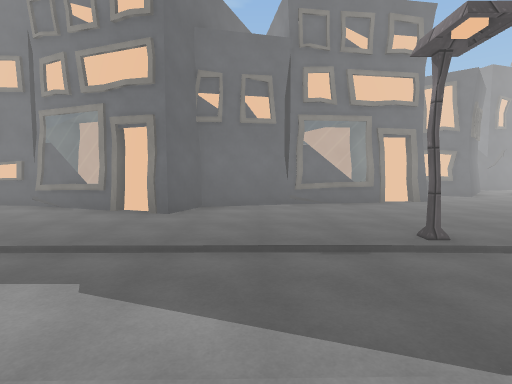
[1] (above)

22 first-person views from a walk through a scene from a Unity 3-D project. The camera is 1.5 m above the floor, tilts 4° down and sees 80° across. The floor is counted in squares, 2 m on a side. Each view is taken from the middle of a square. On the plan, view 1 faces up. The plan holds only what a view shows up to about 10 squares ahead; the rest is blank. The place goes on beyond the plan. Some animated figures are left out. Some surface patterns are stand-ins.

[2]
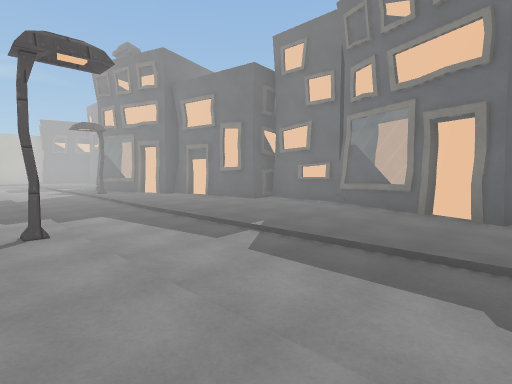

[3]
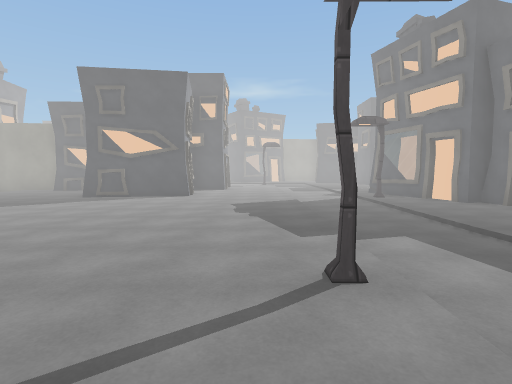

[4]
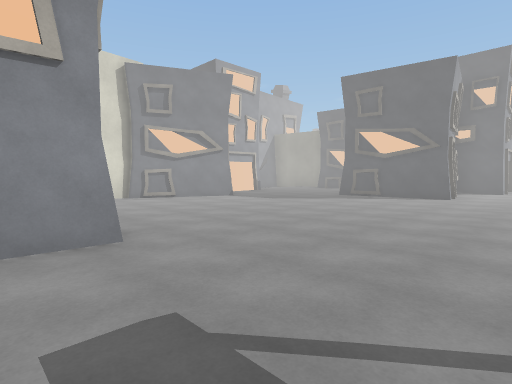

[5]
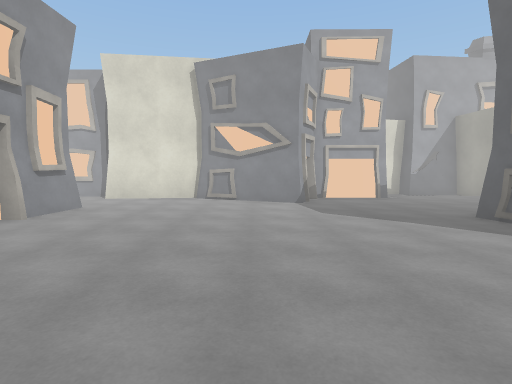

[6]
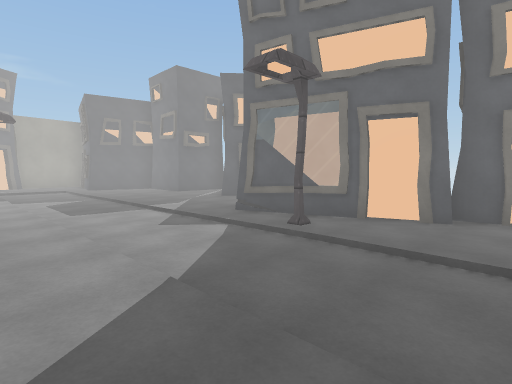

[7]
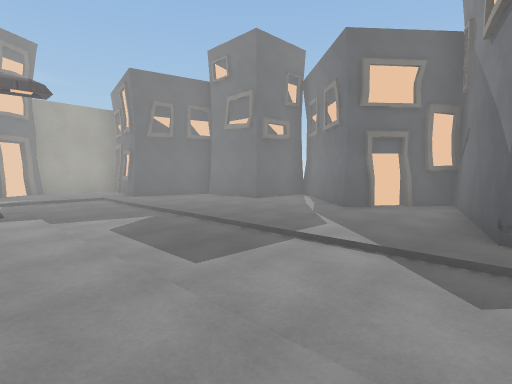

[8]
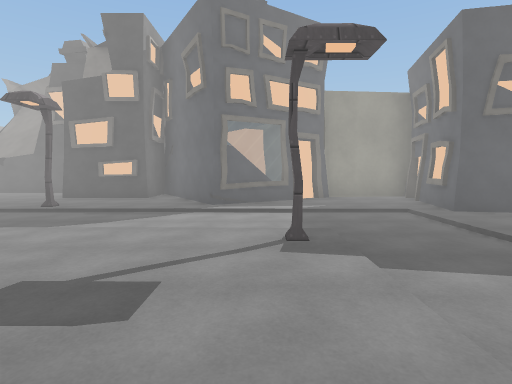

[9]
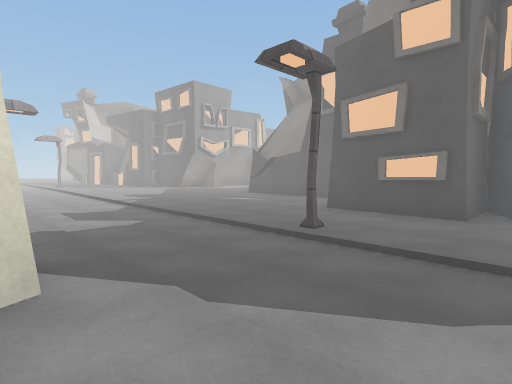

[10]
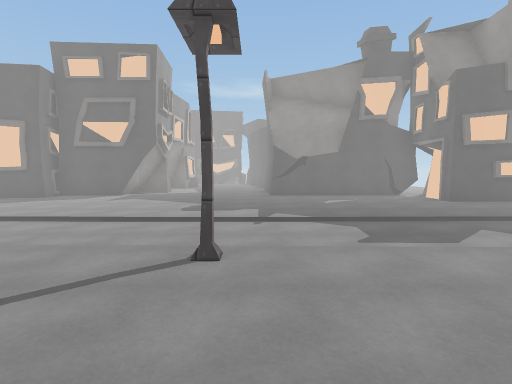

[11]
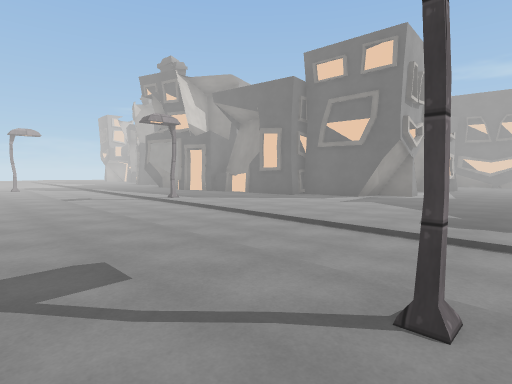

[12]
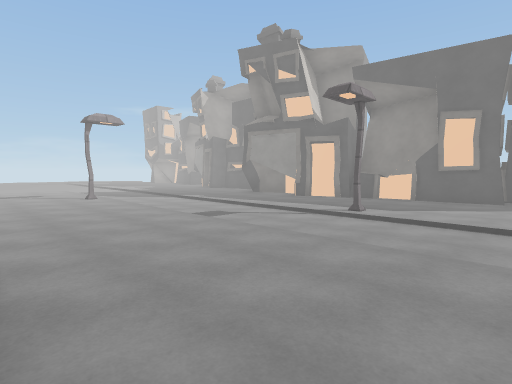

[13]
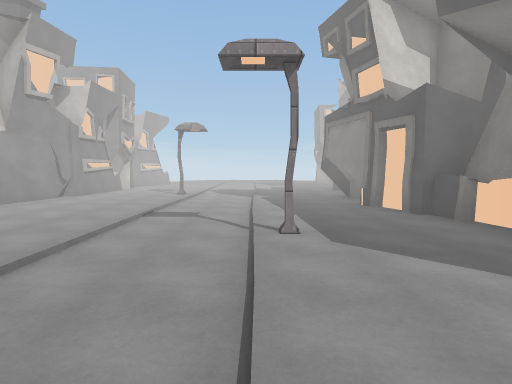

[14]
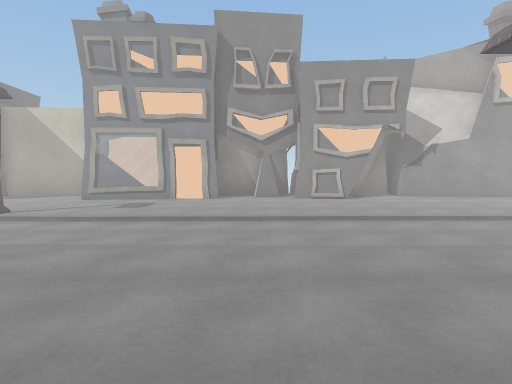

[15]
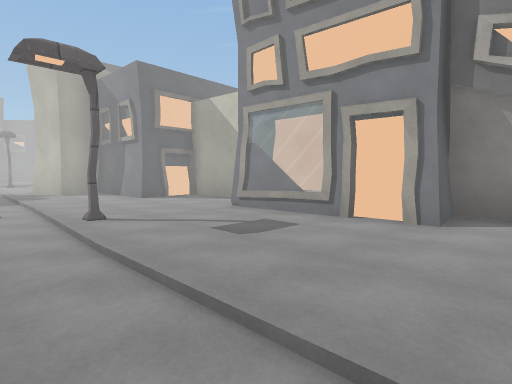

[16]
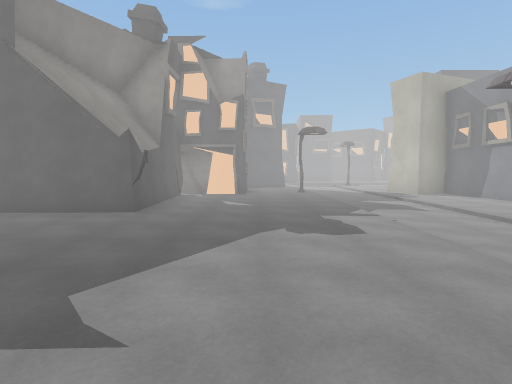

[17]
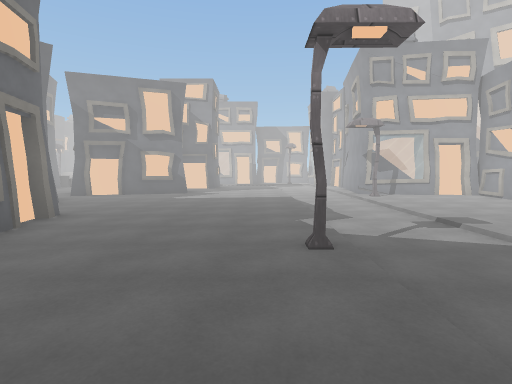

[18]
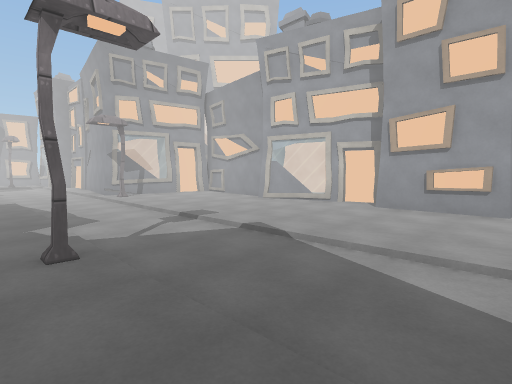

[19]
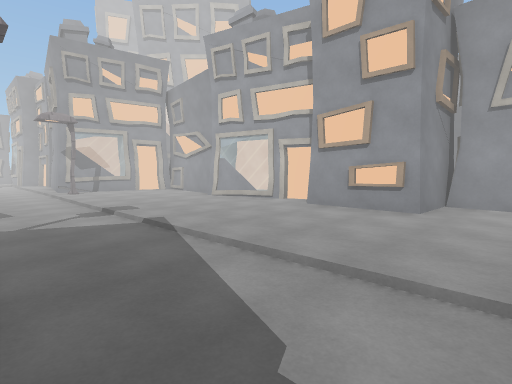

[20]
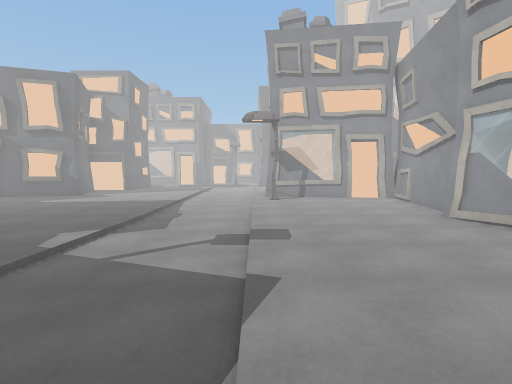

[21]
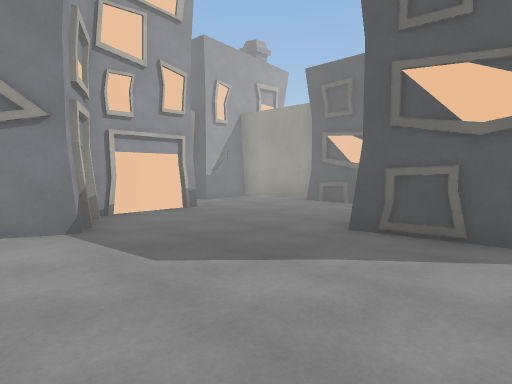

[22]
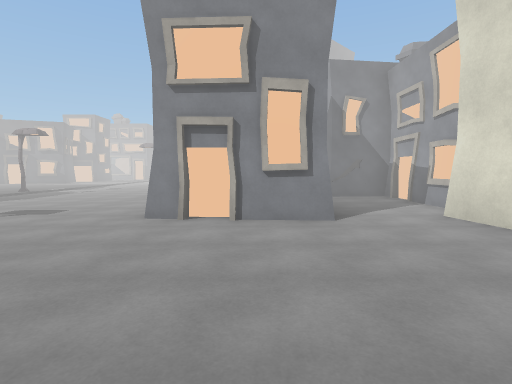

### Floor plan
Key: @ floor where view 1 was taken; # wall or solid block; . main floor; - floor 0.25 m lower than the main floor; / step, stairs or slope; = window, fence, low wall or low ledge; H house; S streetlight.
Columns run from 27 left of view 1 to 10 right of it. Each row starts with its distance up from view 1.
  8         #HHH#               ####....##
  7         #.####      ###H#####H......H#
  6      ####..#.##  ####...H#............
  5     ##........#H##....................
  4   #.#H........H.......................
  3   #..//////////S/////////////S////////
  2   #../--------------------------------
  1   ##./-///////////////S////////////S//
  0   #H./-/S..................@........H
 -1   ###/-/... ........................H
 -2   #../-/..  #.##................H...#
 -3  ##../-/.   H  #......... .###H=#####
 -4 HH#..S-/#   H  #.......## HH
 -5 HH#../-/##  HH #.......#
 -6  ..../-///  #..........#
 -7  ..../-///###.....H........#
 -8  ..../-/...##.....###......#
 -9 #..../-/...##///#H  ########
-10 ...../-S...##--H
-11 ...../-/..H#  #
-12 ...../-/..H#
-13 ...../-/...#
-14 #..../-/..H#
-15 H..../-/...H
-16  #.../-/...##
-17  #.../-/...#
-18  #...S-/...#H
-19  #H../-/....H
-20  ##../-/...#H
-21   #H./-/...#H
-22   #H./-/...#H
-23   #../-/...HH

Positions as (right, up) in squares from view 1, and headings:
1: (0, 0), facing up
2: (-1, 0), facing up-left
3: (-3, 0), facing left
4: (-3, 0), facing down-left
5: (-8, 0), facing down
6: (-9, 0), facing up-left
7: (-13, 0), facing up-left
8: (-16, 0), facing left
9: (-19, -2), facing down-left
10: (-17, -10), facing left
11: (-18, -10), facing down-left
12: (-17, -15), facing down-left
13: (-22, -14), facing down
14: (-25, -15), facing right
15: (-21, -15), facing up-right
16: (-24, -15), facing up
17: (-1, 4), facing right
18: (-1, 4), facing down-right
19: (-2, 3), facing down-right
20: (0, 1), facing right
21: (-8, -3), facing down-left
22: (-9, -5), facing right
